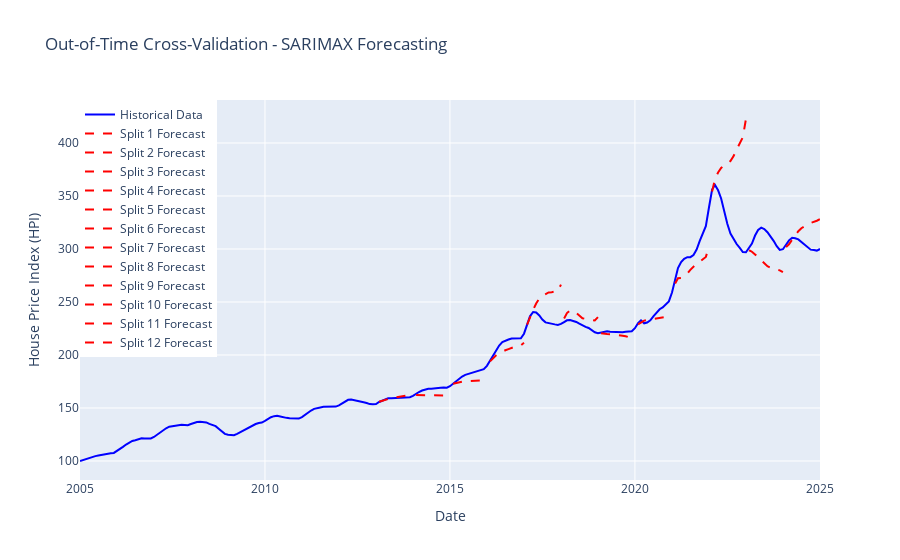

This figure's notebook cell:
### Code cell
# Create an interactive Plotly figure
fig = go.Figure()

# Add Historical Data
fig.add_trace(go.Scatter(x=df_aggregate.index, y=df_aggregate["Composite_HPI"],
                         mode='lines', name='Historical Data', line=dict(color='blue')))
# Add OOT Forecasts for Each Split
for i, (split_name, forecast) in enumerate(forecast_series.items()):
    fig.add_trace(go.Scatter(x=forecast.index, y=forecast,
                             mode='lines', name=f'{split_name} Forecast',
                             line=dict(dash='dash', color='red')))

# Customize layout
fig.update_layout(title="Out-of-Time Cross-Validation - SARIMAX Forecasting",
                  xaxis_title="Date",
                  yaxis_title="House Price Index (HPI)",
                  legend=dict(x=0, y=1),
                  hovermode="x")

# Show interactive plot
fig.show()
